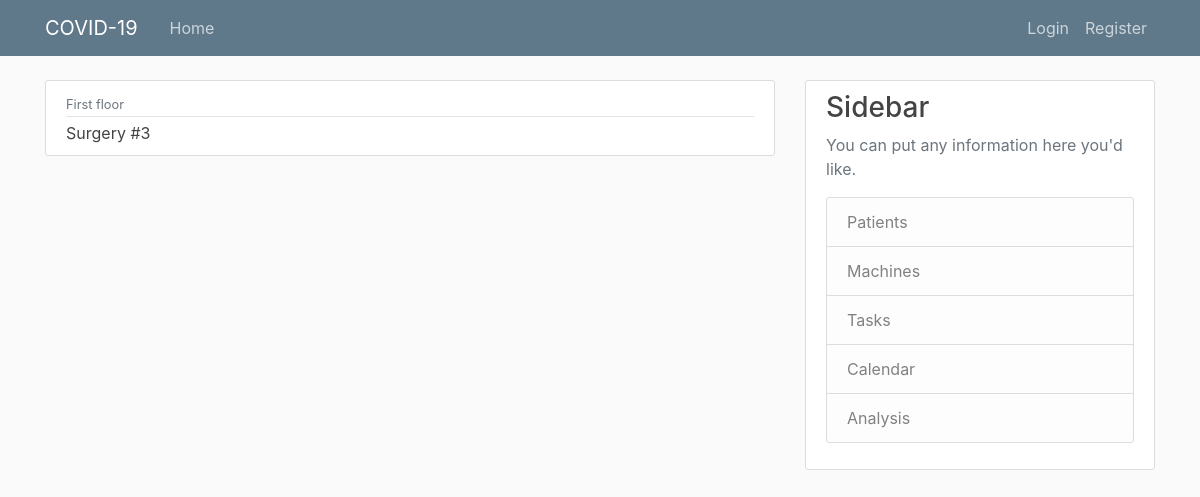
/manager/patient/1/machines/2/, run on an earlier commit of the app's database.
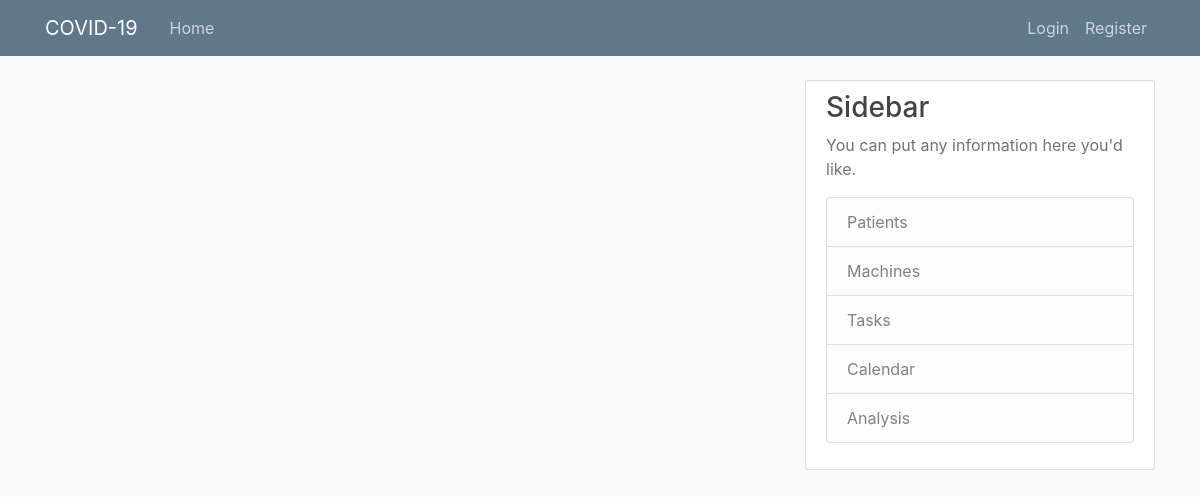
And on a later commit of the database.
### manager/models.py (models this page shows, shortened)
class Machine(models.Model):
    model = models.ForeignKey(MachineType, on_delete=models.CASCADE)
    location = models.CharField(max_length=100)
    description = models.TextField(blank=True)
    patient_pk = models.IntegerField(default=0)
    def __str__(self):
    	return self.model.name + ' #' + str(self.pk)

class MachineType(models.Model):
    name = models.CharField(max_length=100)
    description = models.TextField(blank=True)

### manager/views.py (the view)
# urls.py: path('patient/<int:pk>/machines/<int:machinetype_pk>/', views.patient_machine, name='patient-machine'),
def patient_machine(request, pk, machinetype_pk):
    try:
        patient = Patient.objects.get(pk=pk)
    except Patient.DoesNotExist:
        raise Http404("Patient not found")
    machines = Machine.objects.filter(model__pk=machinetype_pk).filter(patient_pk=0)
    return render(request, 'patient_machine.html', {'pk': pk, 'machines': machines})

### manager/templates/patient_machine.html
{% extends "base.html" %}
{% block content %}
{% for machine in machines %}
	<article class="media content-section">
		<div class="media-body">
			<div class="article-metadata">
				<small class="text-muted">{{ machine.location }}</small>
			</div>
			<a class="article-title" href="{% url 'patient-assign' pk machine.pk %}">{{ machine }}</a>
		</div>
	</article>
{% endfor %}
{% endblock content %}

What changed in the data, as far as the page shows it:
no longer on this page (row edited): Machine: location "First floor", model+id "Surgery #3"
